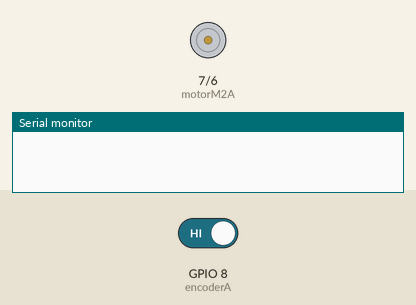
Bench run of a sketch on a simulated ESP32-S3. Shown: motor-driver pin pairs drawn as motors (green arrow = first pin HIGH = forward, orange = second pin HIGH = backward, longer = more drive), the last lines printed to the serial monitor. Inputs (shaded band) come from the test bench; at power-on: GPIO 8 (encoderA) HIGH.

Above: at 0.1 s.
At 1.1 s:
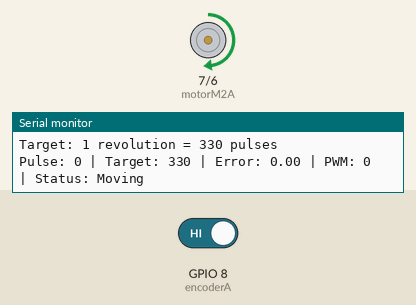
Timing chart, 0 to 2.6 s (numbered marks = the images above):
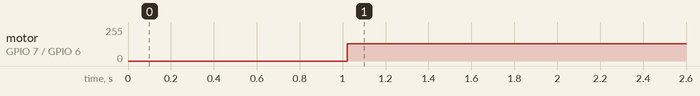

The sketch:

DC_Motor_Encoder_Move_with_PID_1_Revolution.ino
```cpp
// ESP32-S3 + Encoder + Cytron Maker Drive
// PID position control: move motor 1 revolution

// -------------------- Pin setup --------------------
int encoderA = 8;
int encoderB = 9;

int motorM2A = 7;
int motorM2B = 6;


// -------------------- Encoder setup --------------------
volatile long pulseCount = 0;


// -------------------- Target setup --------------------
long targetPulse = 330;   // 11 pulses x 30 gearbox = 330 pulses


// -------------------- PID values --------------------
// Start with these values first
float Kp = 1.2;
float Ki = 0.0;
float Kd = 0.08;


// -------------------- PID variables --------------------
float error = 0;
float previousError = 0;
float integral = 0;
float derivative = 0;

int motorPWM = 0;


// -------------------- Motor settings --------------------
int maxPWM = 130;     // maximum motor speed
int minPWM = 45;      // minimum PWM to make motor move

int stopRange = 2;    // acceptable pulse error
bool targetReached = false;


// -------------------- Timing --------------------
unsigned long lastPIDTime = 0;
unsigned long pidInterval = 20;   // PID runs every 20 ms

unsigned long lastPrintTime = 0;

// -------------------- Encoder interrupt --------------------
void IRAM_ATTR readEncoder() {
  int B = digitalRead(encoderB);

  // If count goes negative while motor moves forward,
  // swap ++ and -- here.
  if (B == HIGH) {
    pulseCount++;
  } else {
    pulseCount--;
  }
}


// -------------------- PID control --------------------
void runPID() {
  long currentPulse;

  // Safely read pulseCount
  noInterrupts();
  currentPulse = pulseCount;
  interrupts();

  // Calculate error
  error = targetPulse - currentPulse;

  // If close enough to target, stop motor
  if (abs(error) <= stopRange) {
    stopMotor();
    targetReached = true;

    // Reset PID memory when stopped
    integral = 0;
    previousError = error;

    return;
  }

  targetReached = false;

  // Integral adds error over time
  integral = integral + error;

  // Limit integral to prevent too much buildup
  integral = constrain(integral, -300, 300);

  // Derivative checks how fast error is changing
  derivative = error - previousError;

  // PID formula
  float output = (Kp * error) + (Ki * integral) + (Kd * derivative);

  previousError = error;

  // Limit output
  output = constrain(output, -maxPWM, maxPWM);

  // Convert PID output to motor PWM
  motorPWM = abs(output);

  // Make sure PWM is strong enough to move motor
  if (motorPWM > 0 && motorPWM < minPWM) {
    motorPWM = minPWM;
  }

  // Drive motor direction based on PID output
  if (output > 0) {
    motorForward(motorPWM);
  } else {
    motorReverse(motorPWM);
  }
}


// -------------------- Motor functions --------------------
void motorForward(int speedValue) {
  analogWrite(motorM2A, speedValue);
  analogWrite(motorM2B, 0);
}


void motorReverse(int speedValue) {
  analogWrite(motorM2A, 0);
  analogWrite(motorM2B, speedValue);
}


void stopMotor() {
  analogWrite(motorM2A, 0);
  analogWrite(motorM2B, 0);
}

// -------------------- Serial monitor display --------------------
void printStatus() {
  long currentPulse;

  noInterrupts();
  currentPulse = pulseCount;
  interrupts();

  Serial.print("Pulse: ");
  Serial.print(currentPulse);

  Serial.print(" | Target: ");
  Serial.print(targetPulse);

  Serial.print(" | Error: ");
  Serial.print(error);

  Serial.print(" | PWM: ");
  Serial.print(motorPWM);

  Serial.print(" | Status: ");

  if (targetReached == true) {
    Serial.println("Reached");
  } else {
    Serial.println("Moving");
  }
}

void setup() {
  Serial.begin(115200);

  pinMode(encoderA, INPUT_PULLUP);
  pinMode(encoderB, INPUT_PULLUP);

  pinMode(motorM2A, OUTPUT);
  pinMode(motorM2B, OUTPUT);

  stopMotor();

  attachInterrupt(
    digitalPinToInterrupt(encoderA),
    readEncoder,
    RISING
  );

  delay(1000);

  Serial.println("PID motor position control started");
  Serial.println("Target: 1 revolution = 330 pulses");

  // Start from zero position
  noInterrupts();
  pulseCount = 0;
  interrupts();

  lastPIDTime = millis();
}


void loop() {
  unsigned long now = millis();

  // Run PID every 20 ms
  if (now - lastPIDTime >= pidInterval) {
    runPID();
    lastPIDTime = now;
  }

  // Print information every 100 ms
  if (now - lastPrintTime >= 100) {
    printStatus();
    lastPrintTime = now;
  }
}
```

Measured:
- by itself, motor on GPIO 7 (motorM2A) / GPIO 6 (motorM2B): stopped → forward 130/255 at 1.0 s
